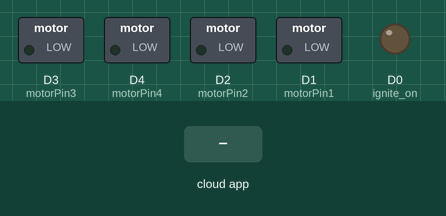
Recording of a sketch running on a simulated ESP8266 (NodeMCU). Parts: switched loads named in the sketch (green lamp = pin HIGH), output pins drawn as LEDs (lit = HIGH). The inputs (shaded band) are chosen by the test bench. WiFi joins after 1.5 s; servers stay silent unless stated; no MQTT or app messages arrive unless stated; what the sketch prints to the serial monitor is not drawn.

Above: at 2.7 s.
2.8 s: the phone or cloud app sets Ignition to 1
At 3.7 s:
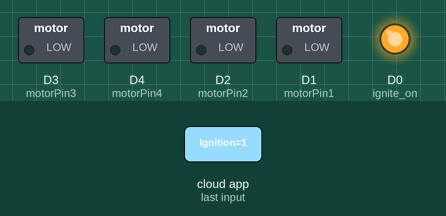
4.3 s: the phone or cloud app sets Ignition to 0
At 4.7 s:
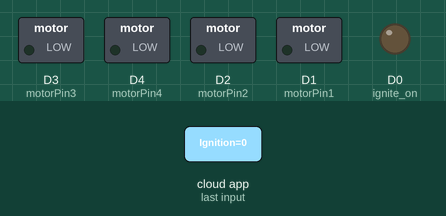
Timing chart, 0 to 7.3 s (numbered marks = the images above; inputs shaded):
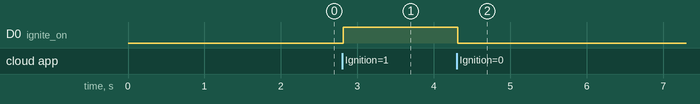

Measured:
- after the input at 2.8 s, D0 (ignite_on): LOW → HIGH at once
- after the input at 4.3 s, D0 (ignite_on): HIGH → LOW at once

The sketch:

voicicle_controlling.ino
```cpp
#include <ESP8266WiFi.h>
#include "Adafruit_MQTT.h"
#include "Adafruit_MQTT_Client.h"


//#define echo_in D5
//#define trig_out D7
//#define obstaclePin_back D6

#define motorPin1 D1
#define motorPin2 D2
#define motorPin3 D3
#define motorPin4 D4
#define ignite_on D0

//float s = 0.034;
//float t,d;

#define WLAN_SSID       "AndroidAP"
#define WLAN_PASS       "erhb1548"

#define AIO_SERVER      "io.adafruit.com"
#define AIO_SERVERPORT  1883                   // use 8883 for SSL
#define AIO_USERNAME    "Voicicle"
#define AIO_KEY         "b27dd192ef204e28baf304e35e5aecd1"

WiFiClient client;

Adafruit_MQTT_Client mqtt(&client, AIO_SERVER, AIO_SERVERPORT, AIO_USERNAME, AIO_KEY);
Adafruit_MQTT_Subscribe light1 = Adafruit_MQTT_Subscribe(&mqtt, AIO_USERNAME "/feeds/Controller");
Adafruit_MQTT_Subscribe light2 = Adafruit_MQTT_Subscribe(&mqtt, AIO_USERNAME "/feeds/Ignition");

void MQTT_connect();

void setup() {
  Serial.begin(115200);
  delay(10);

//  pinMode(trig_out,OUTPUT);
//  pinMode(echo_in,INPUT);

  pinMode(motorPin1,OUTPUT);
  pinMode(motorPin2,OUTPUT);
  pinMode(motorPin3,OUTPUT);
  pinMode(motorPin4,OUTPUT);

  pinMode(ignite_on,OUTPUT);


  Serial.println(); Serial.println();
  Serial.print("Connecting to ");
  Serial.println(WLAN_SSID);

  WiFi.begin(WLAN_SSID, WLAN_PASS);
  while (WiFi.status() != WL_CONNECTED) {
    delay(500);
    Serial.print(".");
  }
  Serial.println();

  Serial.println("WiFi connected");
  Serial.println("IP address: "); Serial.println(WiFi.localIP());

  mqtt.subscribe(&light1);
  mqtt.subscribe(&light2);
}

uint32_t x=0;
void forward()
{
    //forward
    digitalWrite(motorPin1, HIGH);
    digitalWrite(motorPin2, LOW);
    digitalWrite(motorPin3, HIGH);
    digitalWrite(motorPin4, LOW);
}
void backward()
{
    //backward
    digitalWrite(motorPin1, LOW);
    digitalWrite(motorPin2, HIGH);
    digitalWrite(motorPin3, LOW);
    digitalWrite(motorPin4, HIGH);
}

void left()
{
    //left
    digitalWrite(motorPin1, LOW);
    digitalWrite(motorPin2, HIGH);
    digitalWrite(motorPin3, HIGH);
    digitalWrite(motorPin4, LOW);
    delay(3000);
    forward();
}
void right()
{
    //right
    digitalWrite(motorPin1, HIGH);
    digitalWrite(motorPin2, LOW);
    digitalWrite(motorPin3, LOW);
    digitalWrite(motorPin4, HIGH);
    delay(3000);
    forward();
}

void halt()
{
    //stop
    digitalWrite(motorPin1, LOW);
    digitalWrite(motorPin2, LOW);
    digitalWrite(motorPin3, LOW);
    digitalWrite(motorPin4, LOW);
}


void loop() {

  //int hasObstacle_front = digitalRead(obstaclePin_front);
//####  int hasObstacle_back = digitalRead(obstaclePin_back);
  /*if(hasObstacle_front==0)
  {
    Serial.println("Stop something is ahead!!");
    halt();
  }*/

/*####  if(hasObstacle_back==0)
  {
    Serial.println("Stop something is at back!!");
    halt();
  }

  digitalWrite(trig_out,LOW);
  delay(2);
  digitalWrite(trig_out,HIGH);
  delayMicroseconds(10);
  digitalWrite(trig_out,LOW);
  t = pulseIn(echo_in,1);
  d = s*t/2;
  Serial.println(d);
  if(d<80)
  {
    Serial.println("Stop something is ahead!!");
    halt();
  }


  else
  {
####*/


  // Ensure the connection to the MQTT server is alive (this will make the first
  // connection and automatically reconnect when disconnected).  See the MQTT_connect
  // function definition further below.
  MQTT_connect();

  // this is our 'wait for incoming subscription packets' busy subloop
  // try to spend your time here

  Adafruit_MQTT_Subscribe *subscription;
  while ((subscription = mqtt.readSubscription(5000))) {
    //if (subscription == &light1)
      Serial.print(F("Got: "));
      Serial.println((char *)light1.lastread);
      int command_number=atoi((char *)light1.lastread);

    //if (subscription == &light2){
       Serial.print(F("Got: "));
      Serial.println((char *)light2.lastread);
      int ignite=atoi((char *)light2.lastread);

      Serial.println(command_number);
      Serial.println(ignite);
      if (ignite == 0)
      {
        Serial.println("Turn on Ignition");

        digitalWrite(ignite_on,LOW);
        halt();
      }
      else
      {

      digitalWrite(ignite_on,HIGH);


      if (command_number == 20)
      {
        forward();
      }
      if (command_number == 40)
      {
        backward();
      }
      if (command_number == 60)
      {
        left();
      }
      if (command_number == 80)
      {
        right();
      }
      if (command_number == 100 )
      {
        halt();
      }

      }
      //digitalWrite(LED1,light1_state);               #####
    //}

  }

  // Now we can publish stuff!
  /*Serial.print(F("\nSending photocell val "));
  Serial.print(x);
  Serial.print("...");
  if (! photocell.publish(x++)) {
    Serial.println(F("Failed"));
  } else {
    Serial.println(F("OK!"));
  }

  // ping the server to keep the mqtt connection alive
  // NOT required if you are publishing once every KEEPALIVE seconds
  /*
  if(! mqtt.ping()) {
    mqtt.disconnect();
  }
  */
}
//###}

// Function to connect and reconnect as necessary to the MQTT server.
// Should be called in the loop function and it will take care if connecting.
void MQTT_connect() {
  int8_t ret;

  // Stop if already connected.
  if (mqtt.connected()) {
    return;
  }

  Serial.print("Connecting to MQTT... ");

  uint8_t retries = 3;
  while ((ret = mqtt.connect()) != 0) { // connect will return 0 for connected
       Serial.println(mqtt.connectErrorString(ret));
       Serial.println("Retrying MQTT connection in 5 seconds...");
       mqtt.disconnect();
       delay(5000);  // wait 5 seconds
       retries--;
       if (retries == 0) {
         // basically die and wait for WDT to reset me
         while (1);
       }
  }
  Serial.println("MQTT Connected!");
}
```
